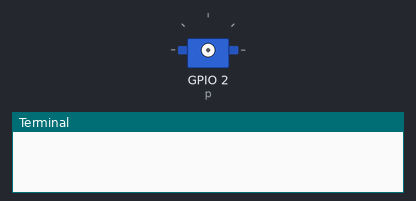
Recording of a program running on a simulated Raspberry Pi (BCM pin numbers). Parts: servo, the last lines printed to the terminal. Servo angles are drawn from the pulse width (0.5 ms = 0°, 2.5 ms = 180°).

Above: at 0.05 s.
At 0.55 s:
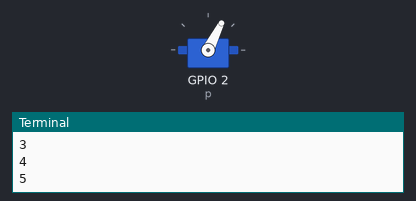
At 1.05 s:
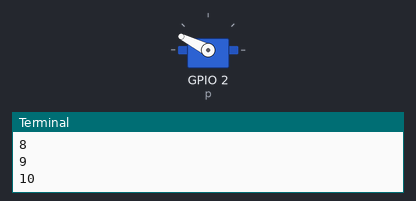
At 2.1 s:
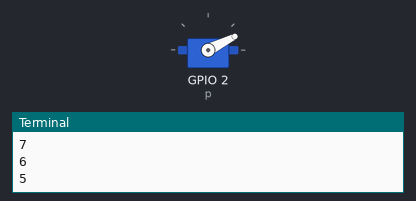
Timing chart, 0 to 5.5 s (numbered marks = the images above):
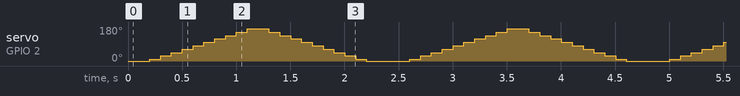

The program:

pwm.py
```python
import RPi.GPIO as GPIO
import time
GPIO.setmode(GPIO.BCM)
GPIO.setup(2,GPIO.OUT)
p=GPIO.PWM(2,50)
p.start(0)
try:
	while True:
		for dc in range(1,13,1):
			p.ChangeDutyCycle(dc)
			time.sleep(0.1)
			print(dc)
		for dc in range(12,0,-1):
			p.ChangeDutyCycle(dc)
			time.sleep(0.1)
			print(dc)
except KeyboardInterrupt:
	p.stop()
	GPIO.cleanup()
```

Measured:
- by itself, servo on GPIO 2 (p): repeats every 2.4 s: 27° 0.10 s, 45° 0.10 s, 63° 0.10 s, 81° 0.10 s, 99° 0.10 s, 117° 0.10 s, 135° 0.10 s, 153° 0.10 s, 171° 0.20 s, 153° 0.10 s, 135° 0.10 s, 117° 0.10 s, 99° 0.10 s, 81° 0.10 s, 63° 0.10 s, 45° 0.10 s, 27° 0.10 s, 9° 0.10 s, 0° 0.40 s, 9° 0.10 s
